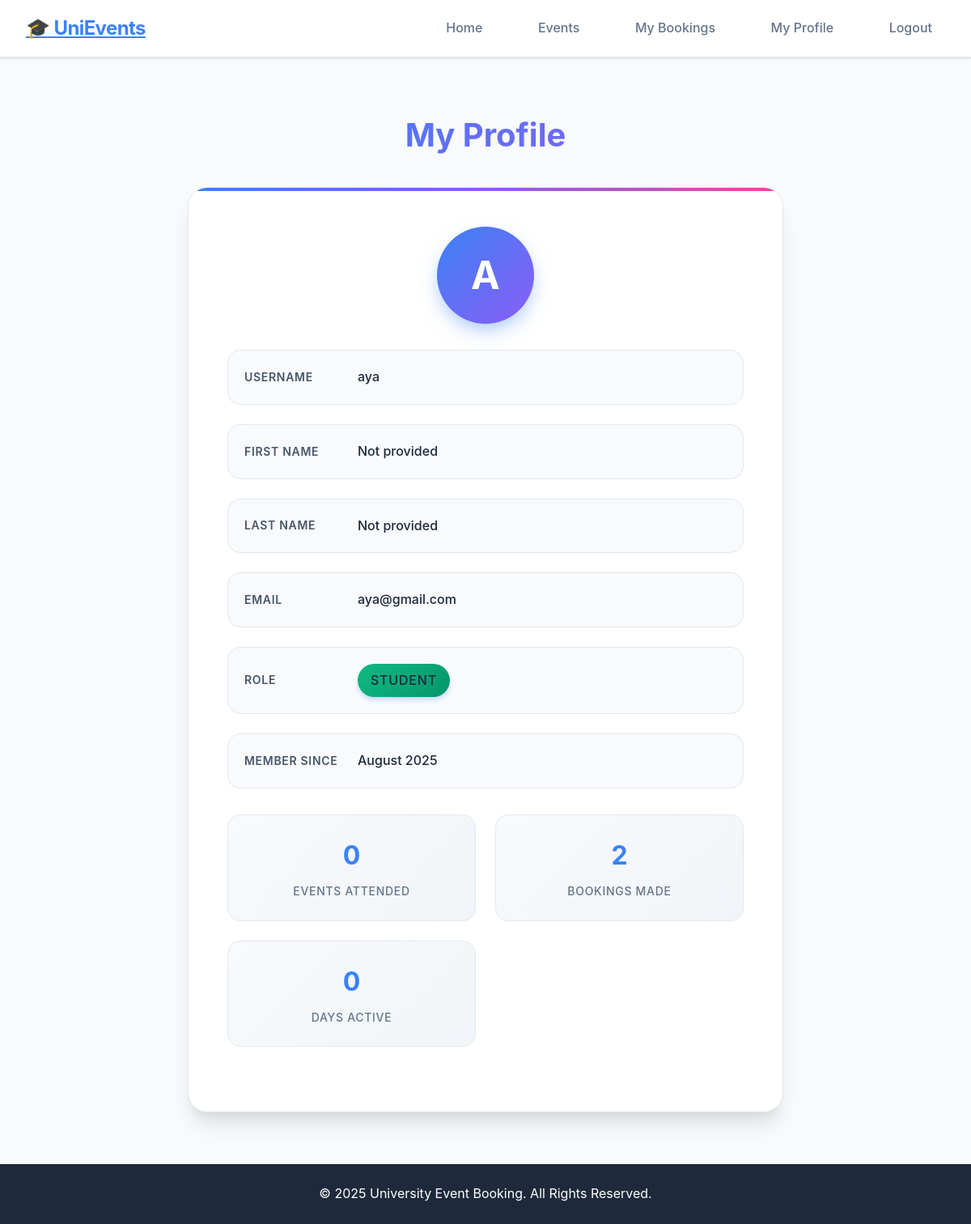
Page /accounts/profile (signed in) on the committed database.
### accounts/models.py (models this page shows, shortened)
class User(AbstractUser):
    ROLE_CHOICES = (
        ('student', 'Student'),
        ('organizer', 'Organizer'),
        ('admin', 'Admin'),
    )
    role = models.CharField(max_length=20, choices=ROLE_CHOICES, default='student')

### accounts/views.py (the view)
# urls.py: path('profile',views.show_profile,name='profile'),
@login_required
def show_profile(request):
    user = request.user
    bookings = Booking.objects.filter(student=request.user).count()
    return render(request,'accounts/profile.html', {'user':user,'bookings':bookings})

### templates/accounts/profile.html (shortened to what this page needs)
{% extends 'base.html' %}
{% load static %}
{% block content %}
<section class="profile">
  <h2>My Profile</h2>
  <div class="profile-card">
    <div class="profile-avatar">
      <div class="avatar-circle">
        {{ user.username|first|upper }}
      </div>
    </div>
    <div class="profile-info">
      <div class="profile-field">
        <strong>Username</strong>
        <span>{{ user.username }}</span>
      </div>
      <div class="profile-field">
        <strong>First Name</strong>
        <span>{{ user.first_name|default:"Not provided" }}</span>
      </div>
      <div class="profile-field">
        <strong>Last Name</strong>
        <span>{{ user.last_name|default:"Not provided" }}</span>
      </div>
      <div class="profile-field">
        <strong>Email</strong>
        <span>{{ user.email|default:"Not provided" }}</span>
      </div>
      <div class="profile-field">
        <strong>Role</strong>
        <span class="profile-badge {{ user.role }}">{{ user.get_role_display }}</span>
      </div>
      <div class="profile-field">
        <strong>Member Since</strong>
        <span>{{ user.date_joined|date:"F Y" }}</span>
      </div>
    </div>
     {% if user.role == 'student' %}
    <div class="profile-stats">
      <div class="stat-card">
        <div class="stat-number">0</div>
        <div class="stat-label">Events Attended</div>
      </div>
      <div class="stat-card">
        <div class="stat-number">{{bookings}}</div>
        <div class="stat-label">Bookings Made</div>
      </div>
      <div class="stat-card">
        <div class="stat-number">0</div>
        <div class="stat-label">Days Active</div>
      </div>
    </div>
    {% endif %}
  </div>
</section>
{% endblock %}

### static/css/style.css (style rules this page uses)
* { margin: 0; padding: 0; box-sizing: border-box; }
body { font-family: 'Inter', -apple-system, BlinkMacSystemFont, 'Segoe UI', Roboto, sans-serif; background: #f8fafc; color: #1e293b; line-height: 1.6; min-height: 100vh; }
.profile { max-width: 800px; margin: 0 auto; padding: 2rem; }
.profile h2 { text-align: center; font-size: 2.5rem; font-weight: 700; color: #1e293b; margin-bottom: 2rem; background: linear-gradient(135deg, #3b82f6, #8b5cf6); -webkit-background-clip: text; -webkit-text-fill-color: transparent; background-clip: text; }
.profile-card { background: white; border-radius: 1.5rem; padding: 3rem; box-shadow: 0 20px 25px -5px rgba(0, 0, 0, 0.1), 0 10px 10px -5px rgba(0, 0, 0, 0.04); border: 1px solid #e2e8f0; position: relative; overflow: hidden; }
.profile-card::before { content: ''; position: absolute; top: 0; left: 0; right: 0; height: 4px; background: linear-gradient(90deg, #3b82f6, #8b5cf6, #ec4899); }
.profile-info { display: grid; gap: 1.5rem; }
.profile-field { display: flex; align-items: center; padding: 1.25rem; background: #f8fafc; border-radius: 1rem; border: 1px solid #e2e8f0; transition: all 0.3s ease; }
.profile-field strong { min-width: 140px; font-weight: 600; color: #475569; font-size: 0.875rem; text-transform: uppercase; letter-spacing: 0.05em; }
.profile-field span { color: #1e293b; font-weight: 500; font-size: 1rem; }
.profile-avatar { text-align: center; margin-bottom: 2rem; }
.avatar-circle { width: 120px; height: 120px; border-radius: 50%; background: linear-gradient(135deg, #3b82f6, #8b5cf6); display: flex; align-items: center; justify-content: center; margin: 0 auto 1rem; font-size: 3rem; color: white; font-weight: 700; box-shadow: 0 10px 25px -5px rgba(59, 130, 246, 0.5); }
.profile-stats { display: grid; grid-template-columns: repeat(auto-fit, minmax(200px, 1fr)); gap: 1.5rem; margin-top: 2rem; }
.stat-card { background: linear-gradient(135deg, #f8fafc, #f1f5f9); padding: 1.5rem; border-radius: 1rem; text-align: center; border: 1px solid #e2e8f0; transition: all 0.3s ease; }
.stat-number { font-size: 2rem; font-weight: 700; color: #3b82f6; margin-bottom: 0.5rem; }
.stat-label { color: #64748b; font-size: 0.875rem; font-weight: 500; text-transform: uppercase; letter-spacing: 0.05em; }
.profile-badge { display: inline-block; padding: 0.5rem 1rem; background: linear-gradient(135deg, #3b82f6, #8b5cf6); color: white; border-radius: 2rem; font-size: 0.75rem; font-weight: 600; text-transform: uppercase; letter-spacing: 0.05em; box-shadow: 0 4px 6px -1px rgba(59, 130, 246, 0.3); }
.profile-badge.student { background: linear-gradient(135deg, #10b981, #059669); }

### rows in the picture
User: username|first "A", username "aya", first_name "Not provided", last_name "Not provided", email "aya@gmail.com", role "STUDENT", date_joined "August 2025"

### other values in the picture
{{ bookings }} "2"
